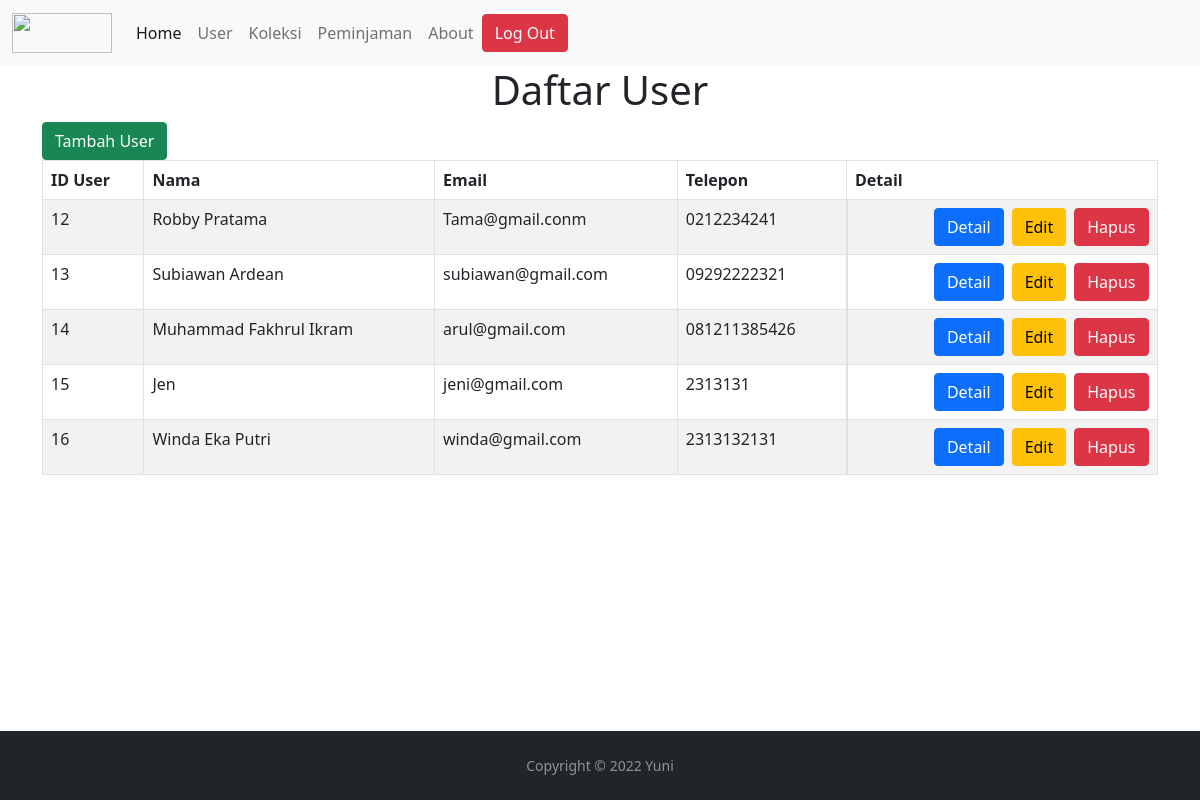
The app's page /index.php/user with its own data.
### tables this page shows
CREATE TABLE `users` (
  `id` int(5) NOT NULL,
  `nama` varchar(255) NOT NULL,
  `email` varchar(50) NOT NULL,
  `password` varchar(100) NOT NULL,
  `alamat` varchar(255) NOT NULL,
  `telepon` varchar(25) NOT NULL,
  `profile` text NOT NULL,
  `cookies` varchar(255) NOT NULL,
  `created_at` datetime NOT NULL,
  `update_at` datetime NOT NULL
);

### application/controllers/User.php (called while the page is built, shortened)
<?php
class User extends CI_Controller
{
    public function __construct()
    {
        $this->load->helper(array('text', 'url'));
        $this->load->model('Usermodel');
    }
    public function index()
    {
        $data['list'] = $this->Usermodel->get_user();
        $this->load->view('header');
        $this->load->view('user/tampilanuser', $data);
        $this->load->view('footer');
    }
}

### index.php (called while the page is built, shortened)
<?php
require_once BASEPATH.'core/CodeIgniter.php';

### application/views/user/tampilanuser.php (the view, shortened to what this page needs)
<!DOCTYPE html>
<html lang="en">
<head>
</head>
<body>
    <h1 class="text-center">Daftar User</h1>
    <div class="container">
        <a href="user/add" class="btn btn-success">Tambah User</a>
        <div class="col-12">
            <table class="table table-bordered table-striped">
                <thead>
                    <tr>
                        <th>ID User</th>
                        <th>Nama</th>
                        <th>Email</th>
                        <th>Telepon</th>
                        <th>Detail</th>
                    </tr>
                </thead>
                <?php
                foreach ($list as $i) : {
                ?>
                        <tr>
                            <td><?php echo $i['id'] ?></td>
                            <td><?php echo $i['nama'] ?></td>
                            <td><?php echo $i['email'] ?></td>
                            <td><?php echo $i['telepon'] ?></td>
                            <td class="d-grid gap-2 d-md-flex justify-content-md-end">
                                <a href="user/detail/<?php echo $i['id']; ?>" class='btn btn-primary'>Detail</a>
                                <a href="user/edit/<?php echo $i['id']; ?>" class="btn btn-warning">Edit</a>
                                <a href="user/delete/<?php echo $i['id']; ?>" onclick="return confirm('Data ini akan dihapus. Anda yakin?')" class="btn btn-danger">Hapus</a>
                            </td>
                        </tr>
                <?php }
                endforeach; ?>
            </table>
        </div>
    </div>
</body>
</html>

### application/models/Usermodel.php (shortened to what this page needs)
<html>
<?php
class Usermodel extends CI_Model
{
    public function get_user()
    {
        return $this->db->get('users')->result_array();
    }
}
?>
</html>

### application/views/header.php (shortened to what this page needs)
<!DOCTYPE html>
<html lang="en">
<head>
    <link href="https://cdn.jsdelivr.net/npm/bootstrap@5.0.2/dist/css/bootstrap.min.css" rel="stylesheet">
</head>
<nav class="navbar navbar-expand-lg navbar-light bg-light">
    <div class="container-fluid">
        <a class="navbar-brand" href="<?php echo base_url('dashboard'); ?>">
            <img src="<?php echo base_url('assets/img/logo_serangkai.jpg'); ?>" alt="" width="100px" height="40px">
        </a>
        <div class="collapse navbar-collapse" id="navbarNavAltMarkup">
            <div class="navbar-nav">
                <a class="nav-link active" href="<?php echo base_url('dashboard'); ?>">Home</a>
                <a class="nav-link" href="<?php echo base_url('user'); ?>">User</a>
                <a class="nav-link" href="<?php echo base_url('koleksi'); ?>">Koleksi</a>
                <a class="nav-link" href="<?php echo base_url('peminjaman'); ?>">Peminjaman</a>
                <a class="nav-link" href="<?php echo base_url('about'); ?>">About</a>
            </div>
            <div class="d-grid">
                <a class="btn btn-danger" type="submit" href="<?php echo base_url('login/logout'); ?>">Log Out</a>
            </div>
        </div>
    </div>
</nav>
</html>

### application/views/footer.php (shortened to what this page needs)
<!DOCTYPE html>
<html lang="en">
<head>
    <link href="<?php echo base_url("/assets/css/excss/footermain.css"); ?>" type="text/css" rel="stylesheet">
</head>
<body>
</body>
<footer id="footer" class="flex-shrink-0 py-4 bg-dark text-white-50">
    <div class="container text-center">
        <small>Copyright &copy; 2022 Yuni</small>
    </div>
</footer>
</html>

### assets/css/excss/footermain.css (style rules this page uses)
footer { position: fixed; left: 0; bottom: 0; width: 100%; background-color: red; color: white; text-align: center; }

### records on screen
users: id "12", nama "Robby Pratama", email "Tama@gmail.conm", telepon "0212234241"
users: id "13", nama "Subiawan Ardean", email "subiawan@gmail.com", telepon "09292222321"
users: id "14", nama "Muhammad Fakhrul Ikram", email "arul@gmail.com", telepon "081211385426"
users: id "15", nama "Jen", email "jeni@gmail.com", telepon "2313131"
users: id "16", nama "Winda Eka Putri", email "winda@gmail.com", telepon "2313132131"
